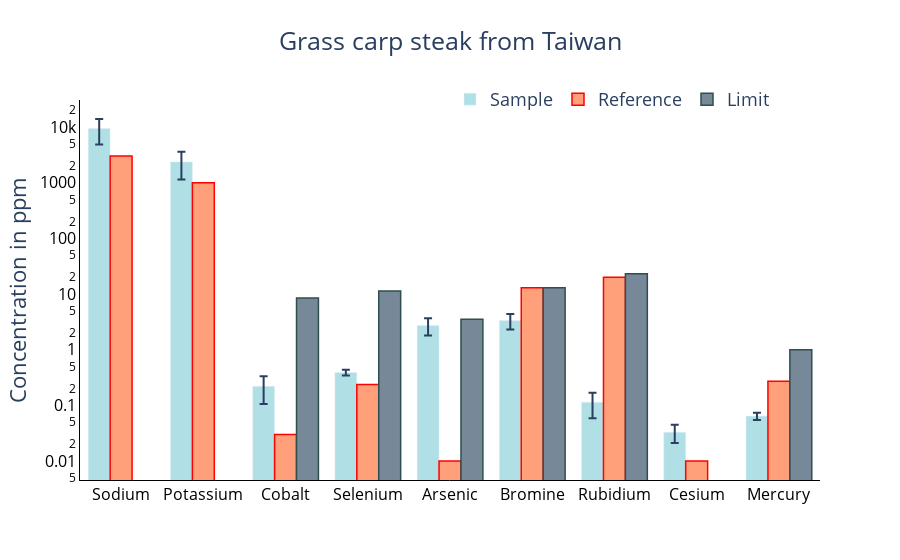

Source (notebook cell):
### Code cell
#sample 8
elements = ['Sodium', 'Potassium', 'Cobalt', 'Selenium', 'Arsenic',
           'Bromine', 'Rubidium', 'Cesium', 'Mercury']

ppm = [9384.64, 2360.73, 0.22, 0.39, 2.73, 3.33, 0.114, 0.033, 0.064]
x = np.linspace(1,len(ppm),len(ppm))
sys_unc = [3168.57, 1208.43, 0.11, 0.04, 0.74, 1.034, 0.054, 0.011, 0.008]
stat_unc = [3237, 163.37, 0.032, 0.024, 0.56, 0.02, 0.011, 0.0045, 0.0048]
tot_unc = []
for i in x:
    val = (sys_unc[int(i)-1]**2+stat_unc[int(i)-1]**2)**0.5
    tot_unc.append(val)
    
mpl_fig = plt.figure(figsize=(12,5))
ax = mpl_fig.add_subplot(111)
width = 0.25
p1 = ax.bar(x, ppm, width, color='powderblue', label='Element')

#reference values (based on averages)
ppm2 = [3000, 1000, 0.03, 0.237, 0.01, 13, 20, 0.01, 0.271]

#regulatory limits for the elements
limits = [0, 0, 8.48, 11.3, 3.5, 13, 23, 0, 1]

#reference graph
p2 = ax.bar(x+0.25, ppm2, width, color='lightsalmon', edgecolor='red', alpha=0.3, label='Reference')
#error bars
p3 = plt.errorbar(x, ppm, yerr=tot_unc, fmt='.', ecolor='steelblue', capthick=1, capsize=2)
#limits graph
p4 = ax.bar(x-0.25, limits, width, color='lightslategray', edgecolor='k', label='Limit')

title_text = 'Grass carp steak from Taiwan'
plt.xlabel('Element')
plt.ylabel('Concentration in ppm')
plt.title('Element ppm of Sample 8: Grass carp steak from TAIWAN')
plt.legend()
plt.xticks(x, elements)
ax.set_yscale('log')
plt.show()

fig = go.Figure()
fig.add_trace(go.Bar(
    name='Sample',
    x=elements, 
    y=ppm,
    error_y=dict(type='data', array=tot_unc),
    marker_color='powderblue',
#    line_color='steelblue'
))
fig.add_trace(go.Bar( 
    name='Reference',
    x=elements,
    y=ppm2,
    marker_color='lightsalmon',
    marker_line_color='red',
    marker_line_width=1.5
))
fig.add_trace(go.Bar( 
    name='Limit',
    x=elements,
    y=limits,
    marker_color='lightslategray',
    marker_line_color='darkslategray',
    marker_line_width=1.5
))

fig.update_layout(yaxis_type="log")
fig.update_layout(plot_bgcolor='white')#,width=700, height=700)
fig.update_yaxes(linecolor='black',tickcolor='black',
                 tickfont=dict(color='black', size=16))
fig.update_xaxes(linecolor='black',tickfont=dict(color='black', size=16))
fig.update_layout(legend_orientation="h",legend=dict(x=0.5, y=1.05))
fig.update_layout(barmode='group')
fig.update_layout(title=title_text, title_x=0.5,
                  yaxis_title=y_title,
                  font=dict(size=18)
)

fig.show()
fig.write_html("2017-sample8.html",include_plotlyjs=False)

### Figure 1 — Plotly figure (JSON) as saved in the notebook; plotly's stock layout.template omitted (floating-point values rounded to 4 significant figures)
{"data": [{"error_y": {"array": [4530.0, 1219.0, 0.1146, 0.04665, 0.928, 1.034, 0.05511, 0.01188, 0.00933], "type": "data"}, "marker": {"color": "powderblue"}, "name": "Sample", "type": "bar", "x": ["Sodium", "Potassium", "Cobalt", "Selenium", "Arsenic", "Bromine", "Rubidium", "Cesium", "Mercury"], "y": [9385.0, 2361.0, 0.22, 0.39, 2.73, 3.33, 0.114, 0.033, 0.064]}, {"marker": {"color": "lightsalmon", "line": {"color": "red", "width": 1.5}}, "name": "Reference", "type": "bar", "x": ["Sodium", "Potassium", "Cobalt", "Selenium", "Arsenic", "Bromine", "Rubidium", "Cesium", "Mercury"], "y": [3000, 1000, 0.03, 0.237, 0.01, 13, 20, 0.01, 0.271]}, {"marker": {"color": "lightslategray", "line": {"color": "darkslategray", "width": 1.5}}, "name": "Limit", "type": "bar", "x": ["Sodium", "Potassium", "Cobalt", "Selenium", "Arsenic", "Bromine", "Rubidium", "Cesium", "Mercury"], "y": [0, 0, 8.48, 11.3, 3.5, 13, 23, 0, 1]}], "layout": {"barmode": "group", "font": {"size": 18}, "legend": {"orientation": "h", "x": 0.5, "y": 1.05}, "plot_bgcolor": "white", "title": {"text": "Grass carp steak from Taiwan", "x": 0.5}, "xaxis": {"linecolor": "black", "tickfont": {"color": "black", "size": 16}}, "yaxis": {"linecolor": "black", "tickcolor": "black", "tickfont": {"color": "black", "size": 16}, "title": {"text": "Concentration in ppm"}, "type": "log"}}}
